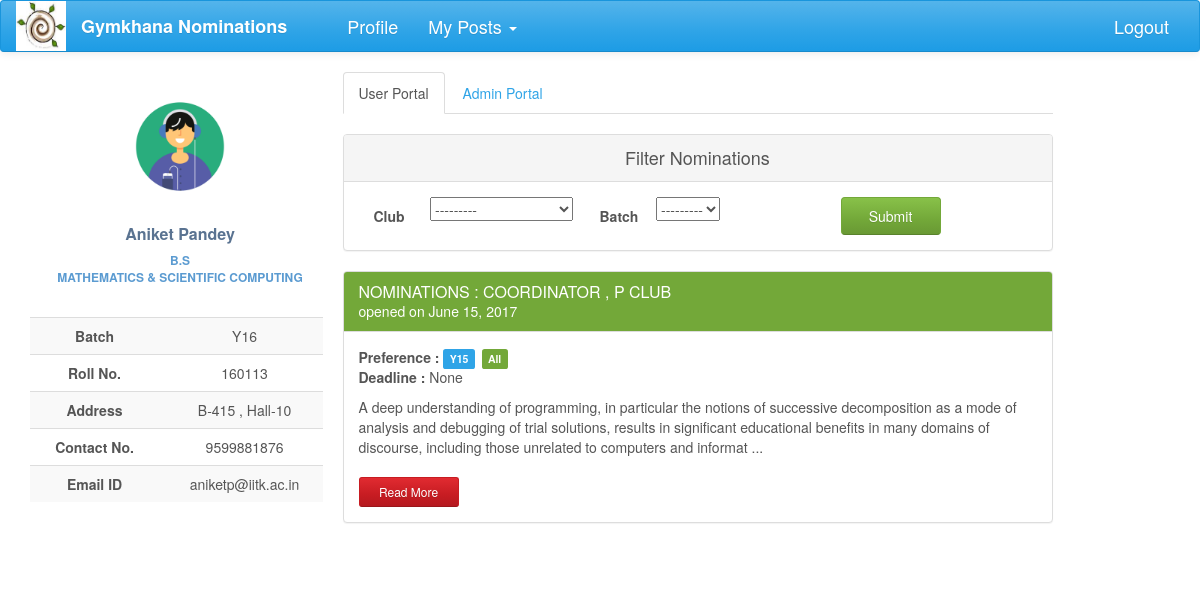
Screenshot of /nominations/ (signed in) with the database file from the repository.
### nomi/models.py (models this page shows, shortened)
class UserProfile(models.Model):
    user = models.OneToOneField(User, on_delete=models.CASCADE)
    name = models.CharField(max_length=40, blank=True)
    roll_no = models.IntegerField(null=True)
    year = models.CharField(max_length=4, choices=YEAR, default='Y16')
    programme = models.CharField(max_length=7, choices=PROGRAMME, default='B.Tech')
    department = models.CharField(max_length=200, choices=DEPT, default='AE')
    hall = models.CharField(max_length=10, choices=HALL, default=1)
    room_no = models.CharField(max_length=10, null=True, blank=True)
    contact = models.CharField(max_length=10, null=True, blank=True)

class Nomination(models.Model):
    name = models.CharField(max_length=200)
    description = models.TextField(max_length=20000, null=True, blank=True)
    brief_desc = models.TextField(max_length=300, null=True, blank=True)
    nomi_post = models.ForeignKey(Post, null=True)
    nomi_form = models.OneToOneField('forms.Questionnaire', null=True, blank=True)
    status = models.CharField(max_length=50, choices=STATUS, default='Nomination created')
    result_approvals = models.ManyToManyField(Post, related_name='result_approvals', symmetrical=False, blank=True)
    nomi_approvals = models.ManyToManyField(Post, related_name='nomi_approvals', symmetrical=False, blank=True)
    club_search = models.ManyToManyField(Post, related_name='all_clubs', symmetrical=False, blank=True)
    group_status = models.CharField(max_length= 50, choices= GROUP_STATUS, default='normal')
    opening_date = models.DateField(null=True, blank=True)
    closing_date = models.DateField(null=True, blank=True, editable=True)
    year_choice = models.CharField(max_length=100, choices=YEAR_1, null=True)
    hall_choice = models.CharField(max_length=100, choices=HALL_1, null=True)
    dept_choice = models.CharField(max_length=100, choices=DEPT_1, null=True)

### nomi/views.py (the view)
def index(request):
    if request.user.is_authenticated:
        try:
            filters = NominationFilter(request.GET, queryset=Nomination.objects
                                       .filter(status='Nomination out').distinct().order_by('-opening_date'))
            posts = Post.objects.filter(post_holders=request.user)
            username = UserProfile.objects.get(user=request.user)
            return render(request, 'index1.html', context={'posts': posts, 'username': username, 'filter': filters})
        except ObjectDoesNotExist:
            profile = UserProfile.objects.create(user=request.user)
            pk = profile.pk
            return HttpResponseRedirect(reverse('profile_update', kwargs={'pk': pk}))
    else:
        return HttpResponseRedirect(reverse('login'))

### nomi/global_contexts.py (called while the page is built)
def context(request):
    if request.user.is_authenticated:
        try:
            my_profile = UserProfile.objects.get(user=request.user)
            my_posts = Post.objects.filter(post_holders=request.user)
            return {'my_posts': my_posts, 'my_profile': my_profile}
        except ObjectDoesNotExist:
            return {'my_posts': 0, 'my_profile': 0}
    else:
        return {'my_posts': 0, 'my_profile': 0}

### nomi/models.py (called while the page is built)
    def __str__(self):
        return self.club_name

### nomi/templates/index1.html
{% extends 'base2.html' %}
{% load staticfiles %}
{% load bootstrap %}
{% block content %}
<div class="profile-content ">
     <ul class="nav nav-tabs">
         <li class="active"><a href="#user" data-toggle="tab" aria-expanded="true">User Portal</a></li>
         {% if posts %}
          <li><a href="{% url 'admin_portal' %}" aria-expanded="false">Admin Portal</a></li>
         {% endif %}
     </ul>
    <div id="myTabContent" class="tab-content">
         <div class="tab-pane fade active in profile-nominations" id="user">
                <br>
                <div class="panel panel-default">
                  <div class="panel-heading">Filter Nominations</div>
                  <div class="panel-body">
                    <form action="" method="get">
                        <label class="col-lg-1 control-label">Club</label>
                            <div class="col-lg-3">
                                {{filter.form.club_search__club}}
                            </div>
                        <label class="col-lg-1 control-label">Batch</label>
                            <div class="col-lg-3 ">
                                {{filter.form.year_choice}}
                            </div>
                        <input type="submit" value="Submit" class="btn btn-success nomi-filter" />
                    </form>
                  </div>
                </div>
                <div>
                    {% for nomi in filter.qs %}
                <div class="panel panel-success">
                    <div class="panel-heading">
                        <h3 class="panel-title">{{ nomi.name.upper }}</h3>
                        <div>opened on {{nomi.opening_date}}</div>
                    </div>
                    <div class="panel-body">
                        <span style="font-weight: bolder">Preference : </span>
                        <span class="label label-primary">{{nomi.year_choice}}</span>
                        <span class="label label-success">{{nomi.dept_choice}}</span>
                        <p><span style="font-weight: bolder"> Deadline :  </span>{{nomi.closing_date}}</p>
                        <p>{{nomi.brief_desc}} ...</p>
                        <a href="{% url 'nomi_detail' nomi_pk=nomi.pk %}"
                           class="btn btn-sm read-more-button btn-danger">Read More</a>
                    </div>
                </div>
                    {% endfor %}
                </div>
         </div>
    </div>
</div>
{% endblock %}

### nomi/templates/base2.html (shortened to what this page needs)
<!DOCTYPE html>
<html lang="en">
{% load staticfiles %}
{% load bootstrap %}
<head>
    <link href="https://maxcdn.bootstrapcdn.com/bootswatch/3.3.7/cerulean/bootstrap.min.css" rel="stylesheet"
>
    <link href="https://maxcdn.bootstrapcdn.com/font-awesome/4.7.0/css/font-awesome.min.css" rel="stylesheet"
>
    <link rel="stylesheet" href="{% static 'nomi/css/main.css' %}" type="text/css">
</head>
<body>
{% block navigation %}
<nav class="navbar navbar-default" id="navbar">
    <div class="container-fluid">
        <div class="navbar-header">
            <a href="#">
                <div>
                    <img src="{% static 'nomi/img/gym.jpg' %}" width="50" height="50">
                </div>
            </a>
        </div>
        <div class="collapse navbar-collapse" id="bs-example-navbar-collapse-1">
            <ul class="nav navbar-nav">
                <li><a href="{% url 'index' %}" id="brand">Gymkhana Nominations</a></li>
                <li><a href="{% url 'profile' %}" id="navbar-links">Profile</a></li>
                {% block posts%}
                {% if my_posts %}
                <li class="dropdown">
                    <a href="#" class="dropdown-toggle" id="navbar-links" data-toggle="dropdown" role="button"
                       aria-expanded="false">My Posts <span class="caret"></span></a>
                </li>
                {% endif %}
                {% endblock %}
            </ul>
            <ul class="nav navbar-nav navbar-right">
                <li id="navbar-links"><a href="{% url 'logout' %}?next={% url 'login' %}">Logout</a></li>
            </ul>
        </div>
    </div>
</nav>
{% endblock %}
<div class="container-fluid">
    <div  class="row profile">
        <div class="col-lg-3 col-md-3">
            {% block profile %}
            <div id="profile" class="profile-sidebar" style="position:fixed">
                <div class="profile-userpic">
                    <img src="{% static 'nomi/img/logo.gif' %}" class="img-responsive" alt="">
                </div>
                <div class="profile-usertitle">
                    <div class="profile-usertitle-name">
                        {{my_profile.name}}
                    </div>
                    <div class="profile-usertitle-job">
                        {{my_profile.programme}} <br> {{my_profile.department}}
                    </div>
                </div>
                <div class="profile-usermenu">
                    <table class="table table-striped table-hover ">
                        <tbody>
                        <tr>
                            <td id="topic">Batch</td>
                            <td>{{my_profile.year}} </td>
                        </tr>
                        <tr>
                            <td id="topic">Roll No.</td>
                            <td>{{my_profile.roll_no}} </td>
                        </tr>
                        <tr>
                            <td id="topic">Address</td>
                            <td>{{my_profile.room_no}} , Hall-{{my_profile.hall}}</td>
                        </tr>
                        <tr>
                            <td id="topic">Contact No.</td>
                            <td>{{ my_profile.contact }}</td>
                        </tr>
                        <tr>
                            <td id="topic">Email ID</td>
                            <td>{{my_profile.user}}@iitk.ac.in</td>
                        </tr>
                        </tbody>
                    </table>
                </div>
            </div>
            {% endblock %}
        </div>
        <div class="col-lg-8 col-md-8">
            {% block content %}{% endblock %}
        </div>
    </div>
</div>
</body>
</html>

### nomi/static/nomi/css/main.css (style rules this page uses)
#brand { text-decoration: none; font-size: large; font-weight: bold; margin-right: 30px; }
#navbar-links { font-size: large; }
#navbar { position: fixed; width: 100%; z-index: 100; }
body { background: #ffffff; }
.profile { margin: 20px 0; }
.profile-sidebar { padding: 20px 0 10px 0; width: 300px; margin-top: 50px; }
.profile-userpic img { float: none; margin: 0 auto; width: 50%; height: 50%; -webkit-border-radius: 50% !important; -moz-border-radius: 50% !important; border-radius: 50% !important; }
.profile-usertitle { text-align: center; margin-top: 20px; }
.profile-usertitle-name { color: #5a7391; font-size: 16px; font-weight: 600; margin-bottom: 7px; }
.profile-usertitle-job { text-transform: uppercase; color: #5b9bd1; font-size: 12px; font-weight: 600; margin-bottom: 15px; }
.profile-usermenu { margin-top: 30px; }
.profile-usermenu table tbody tr td { text-align: center; }
#topic { font-weight: bolder; }
.profile-content { z-index: 0; margin-top: 32px; padding: 20px; background: #ffffff; min-height: 460px; }
.btn { width: 150px; }
.read-more-button { margin-top: 10px; width: 100px; }
.panel-default .panel-heading { text-align: center; font-size: large; }
.control-label { text-align: center; padding-top: 9px; }
.nomi-filter { margin-left: 30px; width: 100px; }
.panel-body p span { margin-bottom: 20px; }
.panel-success { transition: box-shadow 0.2s; }
.label { margin-right: 3px; }
.profile-nominations div div p span { font-weight: bold; }

### rows the page displays
UserProfile: name "Aniket Pandey", programme "B.S", department "MATHEMATICS & SCIENTIFIC COMPUTING", year "Y16", roll_no "160113", room_no "B-415", hall "10", contact "9599881876", user "aniketp"
Nomination: name "NOMINATIONS : COORDINATOR , P CLUB", opening_date "June 15, 2017", year_choice "Y15", dept_choice "All", closing_date "None", brief_desc "A deep understanding of programming, in particular the notions of successive decomposition as a mode of analysis and debugging of trial solutions, results in significant educational benefits in many domains of discourse, including those unrelated to computers and informat"
